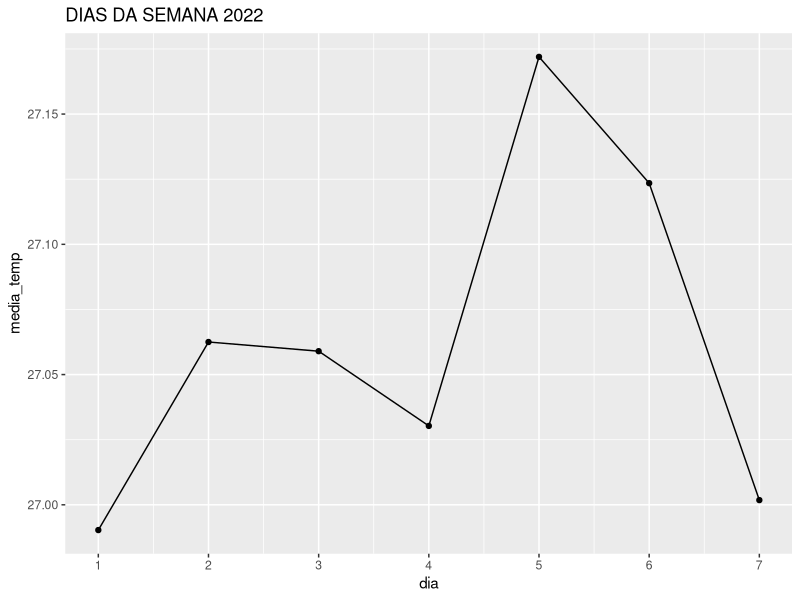
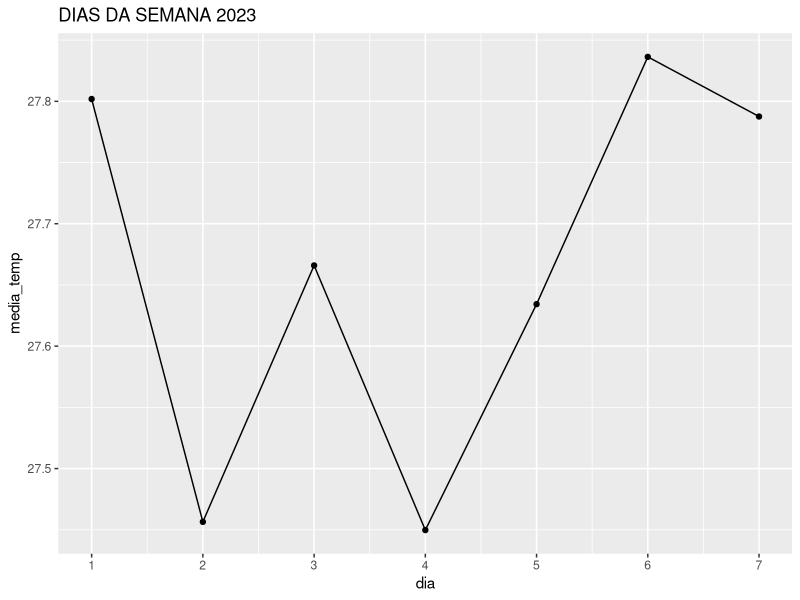
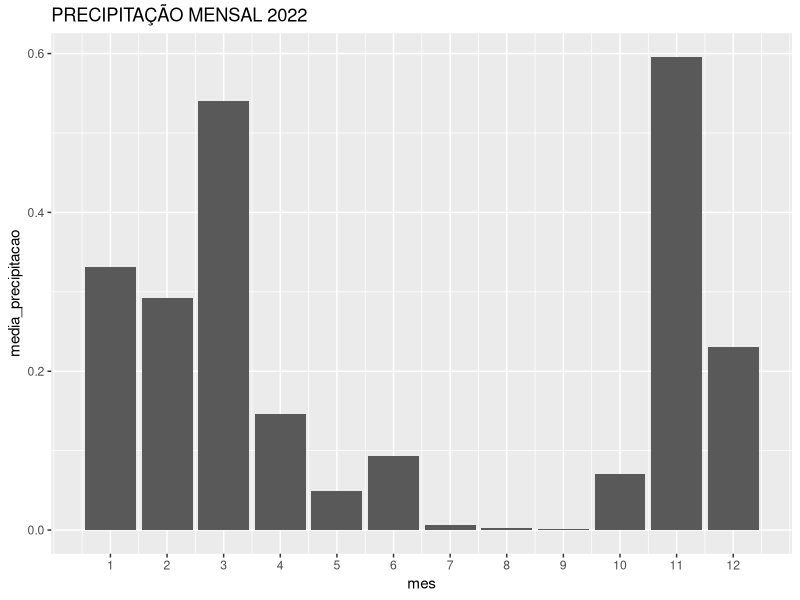
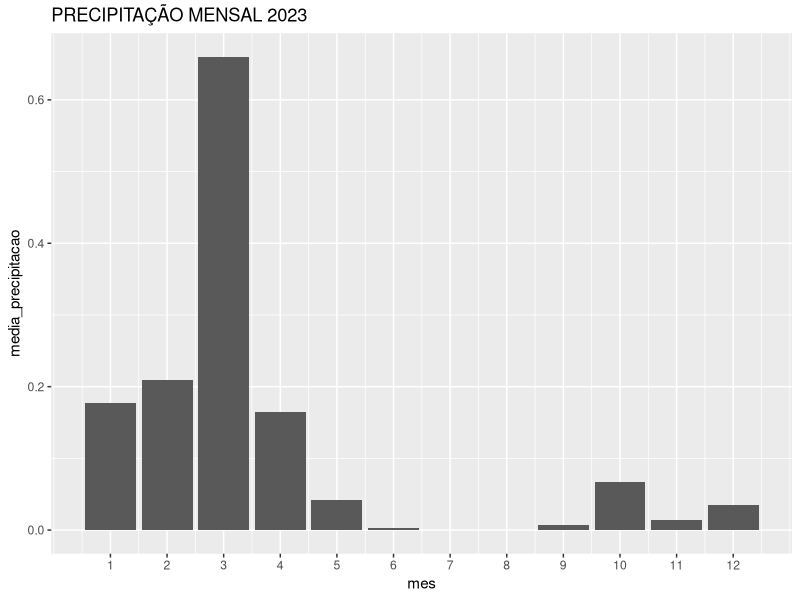

Source code (R) for these figures, in order:
setwd("C:/Users/Thiago A/Desktop/BancoDados-CSVs/Dataset - R-Tidyverse/trab")

library(tidyverse)

x=c("DATA", "HORA", "PRECIPITACAOTOTAL", "PRESSAOATMOSFERICA", "PRESSAOATMOSFERICAMAX", "PRESSAOATMOSFERICAMIN", "RADIACAOGLOBAL", "TEMPERATURADOAR", "TEMPERATURADOPONTODEORVALHO", "TEMPERATURAMAXIMA", "TEMPERATURAMINIMA", "TEMPERATURAORVALHOMAX", "TEMPERATURAORVALHOMIN", "UMIDADERELMAX", "UMIDADERELMIN", "UMIDADERELATIVADOAR", "VENTODIRECAO", "VENTORAJADA", "VENTOVELOCIDADE", "APAGAR")

vinte_dois = read.csv2("MA_IMPERATRIZ_2022.csv", sep=";", skip=8, fileEncoding = "latin1", header = TRUE, col.names=x)

vinte_tres = read.csv2("MA_IMPERATRIZ_2023.csv", sep=";", skip=8, fileEncoding = "latin1", header = TRUE, col.names=x)

view(vinte_dois)

vinte_dois %>%
rowwise()


Analise_2022 = vinte_dois %>%

select(DATA:PRESSAOATMOSFERICAMIN, TEMPERATURADOAR, TEMPERATURAMAXIMA, TEMPERATURAMINIMA, VENTODIRECAO:VENTOVELOCIDADE)

view(Analise_2022)

Analise_2022 %>%
rowwise()

#Filtragem de linhas 

filtrado = Analise_2022 %>%
filter(!is.na(TEMPERATURADOAR))

view(filtrado)

filtrado %>%
rowwise()

#A quantidade de linhas diminuiu em 1

#Limpando dataset 2023
filtrado_2023 = vinte_tres %>%
select(DATA:PRESSAOATMOSFERICAMIN, TEMPERATURADOAR, TEMPERATURAMAXIMA, TEMPERATURAMINIMA, VENTODIRECAO:VENTOVELOCIDADE) %>%
filter(!is.na(TEMPERATURADOAR))

#Analises de Dados

#1 trimestre
trimestre = filtrado %>%
filter(month(DATA) < 4)

view(trimestre)

estatistica_tri = trimestre %>%
summarise(media_temp = mean(TEMPERATURADOAR), max_temp = max(TEMPERATURADOAR), min_temp = min(TEMPERATURADOAR))

view(estatistica_tri)


#16 HORAS
h16 = filtrado %>%
filter(HORA == "1600 UTC")

view(h16)

estatistica_h16 = h16 %>%
summarise(media = mean(TEMPERATURADOAR), max = max(TEMPERATURADOAR), min = min(TEMPERATURADOAR))

view(estatistica_h16)


##Estatistica basica de cada variavel

#TEMPERATURA DO AR
temperatura = filtrado %>%
summarise(media_temp = mean(TEMPERATURADOAR), mediana_temp = median(TEMPERATURADOAR), max_temp = max(TEMPERATURADOAR), min_temp = min(TEMPERATURADOAR), sd_temp = sd(TEMPERATURADOAR))
view(temperatura)

#PRECIPITAÇÃO TOTAL
precipitacao = filtrado %>%
summarise(media_precipitacao = mean(PRECIPITACAOTOTAL, na.rm = TRUE), mediana_precipitacao = median(PRECIPITACAOTOTAL, na.rm = TRUE), min_precipitacao = min(PRECIPITACAOTOTAL, na.rm = TRUE), max_precipitacao = max(PRECIPITACAOTOTAL, na.rm = TRUE), sd_precip = sd(PRECIPITACAOTOTAL, na.rm = TRUE))
view(precipitacao)

#PRESSAO ATMOSFERICA
pressao = filtrado %>%
summarise(media_pressao = mean(PRESSAOATMOSFERICA), mediana_pressao = median(PRESSAOATMOSFERICA), min_pressao = min(PRESSAOATMOSFERICA), max_pressao = max(PRESSAOATMOSFERICA), sd_pressao = sd(PRESSAOATMOSFERICA))
view(pressao)

#VENTO VELOCIDADE
vento = filtrado %>%
summarise(media_vento_vel = mean(VENTOVELOCIDADE), mediana_vento_vel = median(VENTOVELOCIDADE), min_vento_vel = min(VENTOVELOCIDADE), max_vento_vel = max(VENTOVELOCIDADE), sd_vento_vel = sd(VENTOVELOCIDADE))
view(vento)



##Temperatura max, min e media

#PRECIPITACAO MENSAL 2022
mensal_2022 = filtrado %>%
group_by(month(DATA)) %>%
summarise(media_precipitacao = mean(PRECIPITACAOTOTAL, na.rm = TRUE), max_precipitacao = max(PRECIPITACAOTOTAL, na.rm = TRUE), min_precipitacao = min(PRECIPITACAOTOTAL, na.rm = TRUE))
view(mensal_2022)

#PRECIPITACAO MENSAL 2023
mensal_2023 = filtrado_2023 %>%
group_by(month(DATA)) %>%
summarise(media_precipitacao = mean(PRECIPITACAOTOTAL), max_precipitacao = max(PRECIPITACAOTOTAL), min_precipitacao = min(PRECIPITACAOTOTAL))
view(mensal_2023)

#TEMPERATURA DIA-SEMANA 2022
dia_semana_2022 = filtrado %>%
group_by(wday(DATA)) %>%
summarise(media_temp = mean(TEMPERATURADOAR), max_temp = max(TEMPERATURADOAR), min_temp = min(TEMPERATURADOAR))
view(dia_semana_2022)

#TEMPERATURA DIA-SEMANA 2023
dia_semana_2023 = filtrado_2023 %>%
group_by(wday(DATA)) %>%
summarise(media_temp = mean(TEMPERATURADOAR), max_temp = max(TEMPERATURADOAR), min_temp = min(TEMPERATURADOAR))
view(dia_semana_2023)


#QUAL O ANO MAIS QUENTE?

#2022
filtrado %>%
summarise(media_temp = mean(TEMPERATURADOAR))

#2023
filtrado_2023 %>%
summarise(media_temp = mean(TEMPERATURADOAR))

#O ano mais quente é o de 2023


##GRAFICOS

# DIAS DA SEMANA 2022
filtrado %>%
group_by(dia = wday(DATA)) %>%
summarise(media_temp = mean(TEMPERATURADOAR, na.rm = TRUE)) %>%
ggplot() +
geom_line(aes(x = dia, y = media_temp)) +
geom_point(aes(x = dia, y = media_temp)) +
labs(title = "DIAS DA SEMANA 2022") +
scale_x_continuous(breaks = seq(1, 7, 1))

# DIAS DA SEMANA 2023
filtrado_2023 %>%
group_by(dia = wday(DATA)) %>%
summarise(media_temp = mean(TEMPERATURADOAR, na.rm = TRUE)) %>%
ggplot() +
geom_line(aes(x = dia, y = media_temp)) +
geom_point(aes(x = dia, y = media_temp)) +
labs(title = "DIAS DA SEMANA 2023") +
scale_x_continuous(breaks = seq(1, 7, 1))


# PRECIPITACAO MENSAL 2022
filtrado %>%
group_by(mes = month(DATA)) %>%
summarise(media_precipitacao = mean(PRECIPITACAOTOTAL, na.rm = TRUE)) %>%
ggplot() +
geom_col(aes(x = mes, y = media_precipitacao)) +
labs(title = "PRECIPITAÇÃO MENSAL 2022") +
scale_x_continuous(breaks = seq(1, 12, 1))

# PRECIPITACAO MENSAL 2023
filtrado_2023 %>%
group_by(mes = month(DATA)) %>%
summarise(media_precipitacao = mean(PRECIPITACAOTOTAL, na.rm = TRUE)) %>%
ggplot() +
geom_col(aes(x = mes, y = media_precipitacao)) +
labs(title = "PRECIPITAÇÃO MENSAL 2023") +
scale_x_continuous(breaks = seq(1, 12, 1))